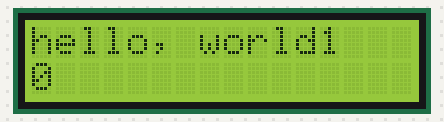
Bench run of a sketch on a simulated Arduino Uno, built with avr-gcc and run on an emulated ATmega328P. On the bench: 16×2 character LCD.

Above: at 0.1 s.
At 4.1 s:
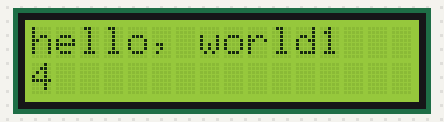
At 9.1 s:
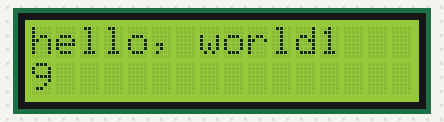
At 19.1 s:
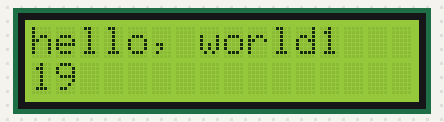
At 29.1 s:
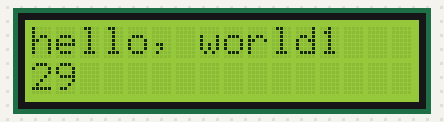
At 39.1 s:
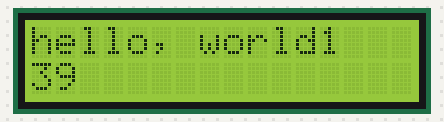

Measured:
- what the display in image 1 shows lasts 1.0 s, from 4.0 s to 5.0 s

The sketch:

LCD_With_no_adapter.ino
```cpp
/*The liquidCrystal library works with all LCD display that are
 * compatible with the Hitachi HD44780 driver.
 * There are many of them out there and we can usually tell them by the 16-pin
 * interface.
 *
 * This sketch prints "HELLO WOROLD!" to the LCD and shows the time.
 * The circuit:
 * LCD RS pin to digital pin 12
 * LCD Enable pin to digital pin 11
 * LCD D4 pin to digial pin 5
 * LCD D5 pin to digital pin 4
 * LCD D6 pin to digital pin 3
 * LCD D7 pi to digital pin 2
 * LCD R/W pin to ground
 * LCD VCC pin to 5v
 * 10K resistor:
 * ends to +5v and ground
 * wiper to LCD VO pin (pin 3)
 *
*/
#include<LiquidCrystal.h>
const int rs = 12, en =11, d4=5, d5=4, d6=3, d7=2;
LiquidCrystal lcd (0x3F,rs,en,d4,d5,d6,d7);

void setup() {
  lcd.begin(16,2);
  lcd.print("hello, world1");
}

void loop() {
  // set the cursor to column 0, line 1
  // (note : line 1 is the second row, since counting begins with 0):
  lcd.setCursor(0,1);
  // print the number of seconds since reset:
  lcd.print(millis()/1000);

}
```
